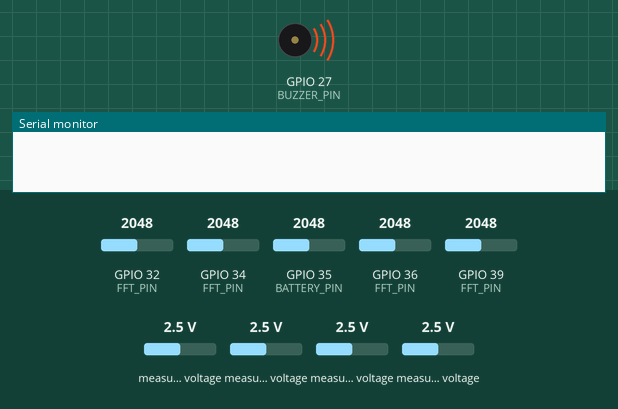
The sketch below on a simulated ESP32. Shown: buzzer (waves = sounding, pin HIGH), the last lines printed to the serial monitor. The test bench sets the inputs (shaded band); at power-on: measured voltage 2.5 V, GPIO 32 (FFT_PIN) = 2048, GPIO 34 (FFT_PIN) = 2048, GPIO 35 (BATTERY_PIN) = 2048, GPIO 36 (FFT_PIN) = 2048, GPIO 39 (FFT_PIN) = 2048 (analog values on the 0–4095 scale). No radio packets arrive unless stated; pins used as bus, display or sensor lines are not drawn.

Above: at 0.1 s.
At 14.3 s:
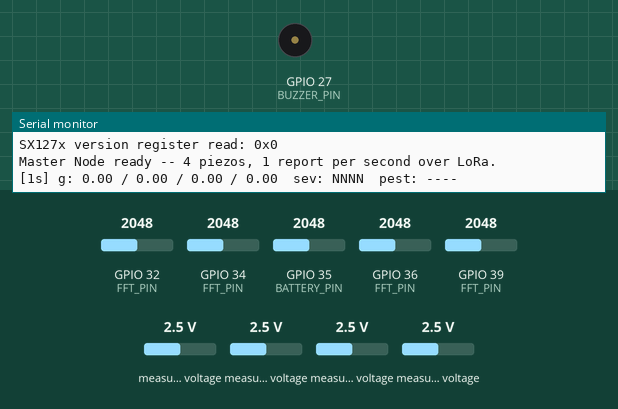
14.4 s: measured voltage (sensor 200) set to 3.8 V
17.0 s: measured voltage (sensor 201) set to 3.8 V
20.5 s: measured voltage (sensor 202) set to 3.8 V
22.9 s: measured voltage (sensor 203) set to 3.8 V
25.3 s: measured voltage (sensor 200) set to 0.1 V
28.8 s: measured voltage (sensor 201) set to 0.1 V
Timing chart, 0 to 31.8 s (numbered marks = the images above; inputs shaded):
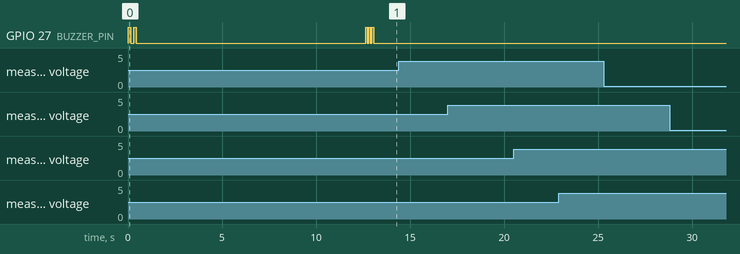

The sketch:

MasterFinale.ino
```cpp
/*
  Cocosense MASTER NODE -- 4 piezo sensors, reports every 1 SECOND
  (was: 2 piezos, one report every 30 s)

  Two ADS1115 chips, each on its own I2C bus, each carrying TWO piezos:

    Piezo 1 (A0) -> ADS1115 #1 channel A0  AND  ESP32 GPIO34
    Piezo 2 (A1) -> ADS1115 #2 channel A1  AND  ESP32 GPIO32
    Piezo 3 (A2) -> ADS1115 #1 channel A2  AND  ESP32 GPIO36 (VP)   <-- NEW
    Piezo 4 (A3) -> ADS1115 #2 channel A3  AND  ESP32 GPIO39 (VN)   <-- NEW
      each piezo:  S -> the two inputs above,  + -> 3.3V,  - -> GND

    ADS1115 #1: SDA -> GPIO16, SCL -> GPIO17, VDD 3.3V, GND
    ADS1115 #2: SDA -> GPIO21, SCL -> GPIO22, VDD 3.3V, GND
    Buzzer (ACTIVE): + -> GPIO27, - -> GND
    Battery divider -> GPIO35

  ONE LoRa packet per second carries all four piezos. (Four separate
  packets per second cannot fit in the air time at this data rate.)
  The Base Station splits it back into 4 readings (pin A0..A3).

  Libraries: Adafruit_ADS1X15, arduinoFFT (v2.x, kosme), LoRa
  (sandeepmistry), ArduinoJson v6
*/

#include <Wire.h>
#include <Adafruit_ADS1X15.h>
#include <SPI.h>
#include <LoRa.h>
#include <ArduinoJson.h>
#include <arduinoFFT.h>

TwoWire I2C_1 = TwoWire(0);
TwoWire I2C_2 = TwoWire(1);
Adafruit_ADS1115 ads1;
Adafruit_ADS1115 ads2;

// --- LoRa radio ---
#define LORA_SCK  18
#define LORA_MISO 19
#define LORA_MOSI 23
#define LORA_NSS  5
#define LORA_RST  14
#define LORA_DIO0 4
#define LORA_FREQ 433E6   // must match the Base Station
#define LORA_SF   7       // MUST match the Base Station. SF7 keeps a
                          // 4-piezo packet at ~0.2 s of air time so a
                          // 1 s report rate is possible (SF9 = ~0.7 s).
                          // Range is shorter than SF9 -- see notes.

// --- Buzzer ---
#define BUZZER_PIN 27
const unsigned long ALARM_DURATION_MS = 5000UL;
#define TX_CHIRP 0        // 1 = short chirp on every transmit (annoying at 1/s)

// Real registered Master Node ID from the dashboard. All 4 piezos share it;
// the packet's per-piezo position (A0..A3) tells the backend which one.
const char* NODE_ID = "MN-STOCK-0001";
const char* SECTOR  = "Sector 1";

// --- Piezo table: index 0..3 = Piezo 1..4 = pins A0..A3 ---
const uint8_t NUM_PIEZOS = 4;
Adafruit_ADS1115* const ADS_FOR[NUM_PIEZOS]      = { &ads1, &ads2, &ads1, &ads2 };
const uint8_t           ADS_CHANNEL[NUM_PIEZOS]  = { 0, 1, 2, 3 };
const uint8_t           FFT_PIN[NUM_PIEZOS]      = { 34, 32, 36, 39 };

struct PeakResult {
  int16_t peak;
  int aboveThresholdSamples;
};

// --- Battery ---
#define BATTERY_PIN 35
#define DIVIDER_RATIO 2.0f
float readBatteryVoltage() {
  int raw = analogRead(BATTERY_PIN);
  return (raw / 4095.0f) * 3.3f * DIVIDER_RATIO;
}
uint8_t readBatteryPercent() {
  float pct = (readBatteryVoltage() - 3.0f) / (4.2f - 3.0f) * 100.0f;
  if (pct < 0) pct = 0;
  if (pct > 100) pct = 100;
  return (uint8_t)pct;
}

// ============================================================
// PART 1: IMPACT / GRAMS
// ============================================================
// 4 piezos x 100 ms impact window + 4 x 128 ms FFT window ~= 0.9 s,
// so one full pass fits inside the 1 s report interval.
const unsigned long SAMPLE_WINDOW_MS = 100;   // was 250 (2 piezos)

const int16_t NOISE_FLOOR_ADDITIVE_MARGIN = 400;
const int MIN_SUSTAINED_SAMPLES = 3;
const float BASELINE_ADAPT_ALPHA = 0.02f;

const float ELEVATED_GRAMS = 2.0f;
const float CRITICAL_GRAMS = 5.0f;

const unsigned long REPORT_INTERVAL_MS = 1000UL;   // was 30000UL
// The buzzer used to need 8 Critical reports x 30 s = 4 minutes of
// sustained Critical. Reports are now 1 s apart, so 240 keeps that
// same 4-minute rule (8 would have made the buzzer fire after 8 s).
const uint16_t CONSEC_CRITICAL_FOR_ALARM = 240;

char classifySeverity(float grams) {
  if (grams >= CRITICAL_GRAMS) return 'C';
  if (grams >= ELEVATED_GRAMS) return 'E';
  return 'N';
}

float voltageToGrams(float voltage) { return voltage * 3.0; }

PeakResult readPeakRawSustained(Adafruit_ADS1115& ads, int16_t noiseFloor, uint8_t channel) {
  PeakResult result = {0, 0};
  int16_t threshold = noiseFloor + NOISE_FLOOR_ADDITIVE_MARGIN;
  unsigned long start = millis();
  while (millis() - start < SAMPLE_WINDOW_MS) {
    int16_t raw = ads.readADC_SingleEnded(channel);
    if (raw > result.peak) result.peak = raw;
    if (raw > threshold) result.aboveThresholdSamples++;
  }
  return result;
}

int16_t calibrateNoiseFloor(Adafruit_ADS1115& ads, uint8_t piezoIdx) {
  Serial.print("Calibrating Piezo ");
  Serial.print(piezoIdx + 1);
  Serial.println(" -- do not touch it for 3 seconds...");
  long sum = 0;
  int count = 0;
  unsigned long start = millis();
  while (millis() - start < 3000) {
    sum += ads.readADC_SingleEnded(ADS_CHANNEL[piezoIdx]);
    count++;
  }
  int16_t baseline = (int16_t)(sum / count);
  Serial.print("  baseline raw=");
  Serial.println(baseline);
  return baseline;
}

// ============================================================
// PART 2: PEST LIKELIHOOD (ESP32 ADC1 + FFT)
// ============================================================
#define SAMPLES          1024
#define SAMPLING_FREQ    8000

#define NOISE_CUTOFF_HZ      200.0
#define PEST_BAND_LOW_HZ     800.0
#define PEST_BAND_HIGH_HZ    2500.0

#define TRACK_WINDOWS         60
#define MIN_CLICKS_IN_TRACK    8
#define TRACK_TIMEOUT_MS    15000
#define BAND_ENERGY_RATIO_MIN 0.25

// ONE shared FFT buffer -- the piezos are analysed one after another,
// so 4 separate 16 KB buffer pairs would waste RAM for nothing.
double vReal[SAMPLES];
double vImag[SAMPLES];
ArduinoFFT<double> FFT = ArduinoFFT<double>(vReal, vImag, SAMPLES, SAMPLING_FREQ);

// --- Per-piezo state ---
int16_t  noiseFloorRaw[NUM_PIEZOS];
float    baselineF[NUM_PIEZOS];
float    intervalPeakGrams[NUM_PIEZOS];
uint16_t intervalEvents[NUM_PIEZOS];
uint16_t consecCritical[NUM_PIEZOS];

uint8_t  clickHistory[NUM_PIEZOS][TRACK_WINDOWS];
uint8_t  clickIndex[NUM_PIEZOS];
uint32_t lastClickMs[NUM_PIEZOS];
double   bandRatio[NUM_PIEZOS];
double   peakFreq[NUM_PIEZOS];

uint32_t lastReportMs = 0;
bool     buzzerActive  = false;
uint32_t buzzerOffAtMs = 0;

void triggerBuzzer() {
  digitalWrite(BUZZER_PIN, HIGH);
  buzzerActive = true;
  buzzerOffAtMs = millis() + ALARM_DURATION_MS;
  Serial.println("!!! ALARM: sustained Critical -- buzzer ON !!!");
}

void serviceBuzzer() {
  if (buzzerActive && millis() >= buzzerOffAtMs) {
    digitalWrite(BUZZER_PIN, LOW);
    buzzerActive = false;
  }
}

void sampleWindowFFT(uint8_t pin) {
  uint32_t periodUs = 1000000UL / SAMPLING_FREQ;
  for (int i = 0; i < SAMPLES; i++) {
    uint32_t t0 = micros();
    vReal[i] = analogRead(pin);
    vImag[i] = 0.0;
    while (micros() - t0 < periodUs) { }
  }
}

void analyzeSpectrum(double& outBandRatio, double& outPeakFreq) {
  FFT.windowing(FFTWindow::Hamming, FFTDirection::Forward);
  FFT.compute(FFTDirection::Forward);
  FFT.complexToMagnitude();

  double totalEnergy = 0.0, bandEnergy = 0.0, peakMag = 0.0, pf = 0.0;
  double binWidth = (double)SAMPLING_FREQ / SAMPLES;

  for (int i = 1; i < SAMPLES / 2; i++) {
    double freq = i * binWidth;
    double mag  = vReal[i];
    if (freq < NOISE_CUTOFF_HZ) continue;
    totalEnergy += mag;
    if (freq >= PEST_BAND_LOW_HZ && freq <= PEST_BAND_HIGH_HZ) {
      bandEnergy += mag;
      if (mag > peakMag) { peakMag = mag; pf = freq; }
    }
  }
  outBandRatio = (totalEnergy > 0) ? (bandEnergy / totalEnergy) : 0.0;
  outPeakFreq = pf;
}

bool isClickWindow(double ratio) { return ratio >= BAND_ENERGY_RATIO_MIN; }

void recordClick(bool clicked, uint8_t* history, uint8_t& idx, uint32_t& lastMs) {
  uint32_t now = millis();
  if (!clicked && (now - lastMs) > TRACK_TIMEOUT_MS) memset(history, 0, TRACK_WINDOWS);
  history[idx] = clicked ? 1 : 0;
  idx = (idx + 1) % TRACK_WINDOWS;
  if (clicked) lastMs = now;
}

uint8_t countRecentClicks(uint8_t* history) {
  uint8_t count = 0;
  for (int i = 0; i < TRACK_WINDOWS; i++) count += history[i];
  return count;
}

void sampleImpactFast(uint8_t i) {
  Adafruit_ADS1115& ads = *ADS_FOR[i];
  PeakResult r = readPeakRawSustained(ads, noiseFloorRaw[i], ADS_CHANNEL[i]);
  bool sustainedHit = (r.aboveThresholdSamples >= MIN_SUSTAINED_SAMPLES);

  if (sustainedHit) {
    float grams = voltageToGrams(ads.computeVolts(r.peak));
    if (grams > intervalPeakGrams[i]) intervalPeakGrams[i] = grams;
    intervalEvents[i]++;
  } else {
    baselineF[i] = (1.0f - BASELINE_ADAPT_ALPHA) * baselineF[i] + BASELINE_ADAPT_ALPHA * (float)r.peak;
    noiseFloorRaw[i] = (int16_t)(baselineF[i] + 0.5f);
  }
}

// One packet, all four piezos:
//   n=node, s=sector, b=battery %,
//   g=[grams x4], v="NNEN" severity per piezo, e=[events x4],
//   p=[pest 0/1 x4], c=[pest clicks x4]
void sendToBaseStation(const float* grams, const char* sev, const uint16_t* events,
                       const bool* pest, const uint8_t* clicks) {
  StaticJsonDocument<640> doc;
  doc["n"] = NODE_ID;
  doc["s"] = SECTOR;
  doc["b"] = readBatteryPercent();
  JsonArray g = doc.createNestedArray("g");
  JsonArray e = doc.createNestedArray("e");
  JsonArray p = doc.createNestedArray("p");
  JsonArray c = doc.createNestedArray("c");
  for (uint8_t i = 0; i < NUM_PIEZOS; i++) {
    g.add(roundf(grams[i] * 100.0f) / 100.0f);
    e.add(events[i]);
    p.add(pest[i] ? 1 : 0);
    c.add(clicks[i]);
  }
  doc["v"] = sev;   // char[5], copied into the document

  String packet;
  serializeJson(doc, packet);

  LoRa.beginPacket();
  LoRa.print(packet);
  int txOk = LoRa.endPacket();

  Serial.print("LoRa TX ");
  Serial.print(txOk ? "ok  " : "FAILED  ");
  Serial.println(packet);

#if TX_CHIRP
  digitalWrite(BUZZER_PIN, HIGH); delay(50); digitalWrite(BUZZER_PIN, LOW);
#endif
}

// ============================================================
// SETUP / LOOP
// ============================================================
void setup() {
  Serial.begin(115200);

  // Beep checkpoints (no laptop needed):
  //   0 beeps -> stuck at ADS1115 #1 | 1 beep -> stuck at ADS1115 #2
  //   2 beeps -> stuck at LoRa       | 2 beeps + triple beep -> running
  pinMode(BUZZER_PIN, OUTPUT);
  digitalWrite(BUZZER_PIN, LOW);

  I2C_1.begin(16, 17);
  I2C_2.begin(21, 22);

  if (!ads1.begin(0x48, &I2C_1)) {
    Serial.println("ADS1115 #1 (Piezo 1 + 3) not found! Check wiring.");
    while (1);
  }
  digitalWrite(BUZZER_PIN, HIGH); delay(150); digitalWrite(BUZZER_PIN, LOW); delay(150);

  if (!ads2.begin(0x48, &I2C_2)) {
    Serial.println("ADS1115 #2 (Piezo 2 + 4) not found! Check wiring.");
    while (1);
  }
  digitalWrite(BUZZER_PIN, HIGH); delay(150); digitalWrite(BUZZER_PIN, LOW); delay(150);

  ads1.setDataRate(RATE_ADS1115_860SPS);
  ads2.setDataRate(RATE_ADS1115_860SPS);

  for (uint8_t i = 0; i < NUM_PIEZOS; i++) {
    noiseFloorRaw[i] = calibrateNoiseFloor(*ADS_FOR[i], i);
    baselineF[i] = (float)noiseFloorRaw[i];
    intervalPeakGrams[i] = 0.0f;
    intervalEvents[i] = 0;
    consecCritical[i] = 0;
    memset(clickHistory[i], 0, TRACK_WINDOWS);
    clickIndex[i] = 0;
    lastClickMs[i] = 0;
  }

  analogReadResolution(12);
  for (uint8_t i = 0; i < NUM_PIEZOS; i++) analogSetPinAttenuation(FFT_PIN[i], ADC_11db);
  analogSetPinAttenuation(BATTERY_PIN, ADC_11db);

  SPI.begin(LORA_SCK, LORA_MISO, LORA_MOSI, LORA_NSS);
  LoRa.setPins(LORA_NSS, LORA_RST, LORA_DIO0);

  pinMode(LORA_RST, OUTPUT);
  digitalWrite(LORA_RST, LOW);  delay(10);
  digitalWrite(LORA_RST, HIGH); delay(10);

  pinMode(LORA_NSS, OUTPUT);
  digitalWrite(LORA_NSS, HIGH);
  digitalWrite(LORA_NSS, LOW);
  SPI.beginTransaction(SPISettings(1000000, MSBFIRST, SPI_MODE0));
  SPI.transfer(0x42 & 0x7F);
  uint8_t version = SPI.transfer(0x00);
  SPI.endTransaction();
  digitalWrite(LORA_NSS, HIGH);
  Serial.print("SX127x version register read: 0x");
  Serial.println(version, HEX);

  if (!LoRa.begin(LORA_FREQ)) {
    Serial.println("LoRa init failed -- check wiring/frequency");
    while (true) delay(1000);
  }
  LoRa.setSpreadingFactor(LORA_SF);
  LoRa.setSignalBandwidth(125E3);

  lastReportMs = millis();
  Serial.println("Master Node ready -- 4 piezos, 1 report per second over LoRa.");

  for (int i = 0; i < 3; i++) {
    digitalWrite(BUZZER_PIN, HIGH); delay(80); digitalWrite(BUZZER_PIN, LOW); delay(80);
  }
}

void loop() {
  static uint32_t lastHeapPrint = 0;
  if (millis() - lastHeapPrint > 30000) {
    lastHeapPrint = millis();
    Serial.print("[heap] free bytes: ");
    Serial.println(ESP.getFreeHeap());
  }

  serviceBuzzer();

  // 1) sample all four piezos (impact via ADS1115, pest via FFT)
  for (uint8_t i = 0; i < NUM_PIEZOS; i++) sampleImpactFast(i);
  for (uint8_t i = 0; i < NUM_PIEZOS; i++) {
    sampleWindowFFT(FFT_PIN[i]);
    analyzeSpectrum(bandRatio[i], peakFreq[i]);
    recordClick(isClickWindow(bandRatio[i]), clickHistory[i], clickIndex[i], lastClickMs[i]);
  }

  // 2) pad the pass out to exactly one report interval (1 s)
  while (millis() - lastReportMs < REPORT_INTERVAL_MS) {
    serviceBuzzer();
    delay(1);
  }
  lastReportMs = millis();

  // 3) build + send ONE packet carrying all four piezos
  float    grams[NUM_PIEZOS];
  char     sev[NUM_PIEZOS + 1];
  uint16_t events[NUM_PIEZOS];
  bool     pest[NUM_PIEZOS];
  uint8_t  clicks[NUM_PIEZOS];

  for (uint8_t i = 0; i < NUM_PIEZOS; i++) {
    grams[i]  = intervalPeakGrams[i];
    sev[i]    = classifySeverity(grams[i]);
    events[i] = intervalEvents[i];
    clicks[i] = countRecentClicks(clickHistory[i]);
    pest[i]   = (clicks[i] >= MIN_CLICKS_IN_TRACK);
  }
  sev[NUM_PIEZOS] = '\0';

  Serial.print("[1s] g: ");
  for (uint8_t i = 0; i < NUM_PIEZOS; i++) { Serial.print(grams[i], 2); Serial.print(i < NUM_PIEZOS - 1 ? " / " : "  "); }
  Serial.print("sev: "); Serial.print(sev);
  Serial.print("  pest: ");
  for (uint8_t i = 0; i < NUM_PIEZOS; i++) Serial.print(pest[i] ? 'Y' : '-');
  Serial.println();

  sendToBaseStation(grams, sev, events, pest, clicks);

  // 4) alarm: any piezo Critical for CONSEC_CRITICAL_FOR_ALARM reports in a row
  bool alarm = false;
  for (uint8_t i = 0; i < NUM_PIEZOS; i++) {
    consecCritical[i] = (sev[i] == 'C') ? (consecCritical[i] + 1) : 0;
    if (consecCritical[i] >= CONSEC_CRITICAL_FOR_ALARM) alarm = true;
  }
  if (alarm) {
    triggerBuzzer();
    for (uint8_t i = 0; i < NUM_PIEZOS; i++) consecCritical[i] = 0;
  }

  for (uint8_t i = 0; i < NUM_PIEZOS; i++) { intervalPeakGrams[i] = 0.0f; intervalEvents[i] = 0; }
}
```
